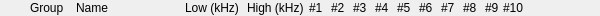
<?xml version="1.0" encoding="UTF-8"?>
<ui version="4.0">
 <class>FormBandDecoderTitle</class>
 <widget class="QWidget" name="FormBandDecoderTitle">
  <property name="geometry">
   <rect>
    <x>0</x>
    <y>0</y>
    <width>600</width>
    <height>16</height>
   </rect>
  </property>
  <property name="sizePolicy">
   <sizepolicy hsizetype="Fixed" vsizetype="Fixed">
    <horstretch>0</horstretch>
    <verstretch>0</verstretch>
   </sizepolicy>
  </property>
  <property name="minimumSize">
   <size>
    <width>600</width>
    <height>16</height>
   </size>
  </property>
  <property name="maximumSize">
   <size>
    <width>600</width>
    <height>25</height>
   </size>
  </property>
  <property name="windowTitle">
   <string>Form</string>
  </property>
  <layout class="QHBoxLayout" name="horizontalLayout">
   <property name="spacing">
    <number>2</number>
   </property>
   <property name="leftMargin">
    <number>0</number>
   </property>
   <property name="topMargin">
    <number>0</number>
   </property>
   <property name="rightMargin">
    <number>0</number>
   </property>
   <property name="bottomMargin">
    <number>0</number>
   </property>
   <item>
    <spacer name="horizontalSpacer_2">
     <property name="orientation">
      <enum>Qt::Horizontal</enum>
     </property>
     <property name="sizeType">
      <enum>QSizePolicy::Fixed</enum>
     </property>
     <property name="sizeHint" stdset="0">
      <size>
       <width>30</width>
       <height>20</height>
      </size>
     </property>
    </spacer>
   </item>
   <item>
    <widget class="QLabel" name="labelGroup">
     <property name="sizePolicy">
      <sizepolicy hsizetype="Fixed" vsizetype="Fixed">
       <horstretch>0</horstretch>
       <verstretch>0</verstretch>
      </sizepolicy>
     </property>
     <property name="minimumSize">
      <size>
       <width>44</width>
       <height>0</height>
      </size>
     </property>
     <property name="maximumSize">
      <size>
       <width>44</width>
       <height>16777215</height>
      </size>
     </property>
     <property name="text">
      <string>Group</string>
     </property>
     <property name="alignment">
      <set>Qt::AlignLeading|Qt::AlignLeft|Qt::AlignVCenter</set>
     </property>
    </widget>
   </item>
   <item>
    <widget class="QLabel" name="labelName">
     <property name="sizePolicy">
      <sizepolicy hsizetype="Fixed" vsizetype="Fixed">
       <horstretch>0</horstretch>
       <verstretch>0</verstretch>
      </sizepolicy>
     </property>
     <property name="minimumSize">
      <size>
       <width>107</width>
       <height>0</height>
      </size>
     </property>
     <property name="maximumSize">
      <size>
       <width>107</width>
       <height>16777215</height>
      </size>
     </property>
     <property name="text">
      <string>Name</string>
     </property>
     <property name="alignment">
      <set>Qt::AlignLeading|Qt::AlignLeft|Qt::AlignVCenter</set>
     </property>
    </widget>
   </item>
   <item>
    <widget class="QLabel" name="labelFreqLow">
     <property name="sizePolicy">
      <sizepolicy hsizetype="Fixed" vsizetype="Fixed">
       <horstretch>0</horstretch>
       <verstretch>0</verstretch>
      </sizepolicy>
     </property>
     <property name="minimumSize">
      <size>
       <width>60</width>
       <height>0</height>
      </size>
     </property>
     <property name="maximumSize">
      <size>
       <width>60</width>
       <height>16777215</height>
      </size>
     </property>
     <property name="text">
      <string>Low (kHz)</string>
     </property>
     <property name="alignment">
      <set>Qt::AlignLeading|Qt::AlignLeft|Qt::AlignVCenter</set>
     </property>
    </widget>
   </item>
   <item>
    <widget class="QLabel" name="labelFreqHigh">
     <property name="sizePolicy">
      <sizepolicy hsizetype="Fixed" vsizetype="Fixed">
       <horstretch>0</horstretch>
       <verstretch>0</verstretch>
      </sizepolicy>
     </property>
     <property name="minimumSize">
      <size>
       <width>57</width>
       <height>0</height>
      </size>
     </property>
     <property name="maximumSize">
      <size>
       <width>57</width>
       <height>16777215</height>
      </size>
     </property>
     <property name="text">
      <string>High (kHz)</string>
     </property>
     <property name="alignment">
      <set>Qt::AlignLeading|Qt::AlignLeft|Qt::AlignVCenter</set>
     </property>
    </widget>
   </item>
   <item>
    <spacer name="horizontalSpacer">
     <property name="orientation">
      <enum>Qt::Horizontal</enum>
     </property>
     <property name="sizeType">
      <enum>QSizePolicy::Fixed</enum>
     </property>
     <property name="sizeHint" stdset="0">
      <size>
       <width>3</width>
       <height>13</height>
      </size>
     </property>
    </spacer>
   </item>
   <item>
    <widget class="QLabel" name="labelOutput1">
     <property name="sizePolicy">
      <sizepolicy hsizetype="Fixed" vsizetype="Fixed">
       <horstretch>0</horstretch>
       <verstretch>0</verstretch>
      </sizepolicy>
     </property>
     <property name="minimumSize">
      <size>
       <width>20</width>
       <height>0</height>
      </size>
     </property>
     <property name="maximumSize">
      <size>
       <width>20</width>
       <height>16777215</height>
      </size>
     </property>
     <property name="text">
      <string>#1</string>
     </property>
     <property name="alignment">
      <set>Qt::AlignLeading|Qt::AlignLeft|Qt::AlignVCenter</set>
     </property>
    </widget>
   </item>
   <item>
    <widget class="QLabel" name="labelOutput2">
     <property name="sizePolicy">
      <sizepolicy hsizetype="Fixed" vsizetype="Fixed">
       <horstretch>0</horstretch>
       <verstretch>0</verstretch>
      </sizepolicy>
     </property>
     <property name="minimumSize">
      <size>
       <width>20</width>
       <height>0</height>
      </size>
     </property>
     <property name="maximumSize">
      <size>
       <width>20</width>
       <height>16777215</height>
      </size>
     </property>
     <property name="text">
      <string>#2</string>
     </property>
     <property name="alignment">
      <set>Qt::AlignLeading|Qt::AlignLeft|Qt::AlignVCenter</set>
     </property>
    </widget>
   </item>
   <item>
    <widget class="QLabel" name="labelOutput3">
     <property name="sizePolicy">
      <sizepolicy hsizetype="Fixed" vsizetype="Fixed">
       <horstretch>0</horstretch>
       <verstretch>0</verstretch>
      </sizepolicy>
     </property>
     <property name="minimumSize">
      <size>
       <width>20</width>
       <height>0</height>
      </size>
     </property>
     <property name="maximumSize">
      <size>
       <width>20</width>
       <height>16777215</height>
      </size>
     </property>
     <property name="text">
      <string>#3</string>
     </property>
     <property name="alignment">
      <set>Qt::AlignLeading|Qt::AlignLeft|Qt::AlignVCenter</set>
     </property>
    </widget>
   </item>
   <item>
    <widget class="QLabel" name="labelOutput4">
     <property name="sizePolicy">
      <sizepolicy hsizetype="Fixed" vsizetype="Fixed">
       <horstretch>0</horstretch>
       <verstretch>0</verstretch>
      </sizepolicy>
     </property>
     <property name="minimumSize">
      <size>
       <width>20</width>
       <height>0</height>
      </size>
     </property>
     <property name="maximumSize">
      <size>
       <width>20</width>
       <height>16777215</height>
      </size>
     </property>
     <property name="text">
      <string>#4</string>
     </property>
     <property name="alignment">
      <set>Qt::AlignLeading|Qt::AlignLeft|Qt::AlignVCenter</set>
     </property>
    </widget>
   </item>
   <item>
    <widget class="QLabel" name="labelOutput5">
     <property name="sizePolicy">
      <sizepolicy hsizetype="Fixed" vsizetype="Fixed">
       <horstretch>0</horstretch>
       <verstretch>0</verstretch>
      </sizepolicy>
     </property>
     <property name="minimumSize">
      <size>
       <width>20</width>
       <height>0</height>
      </size>
     </property>
     <property name="maximumSize">
      <size>
       <width>20</width>
       <height>16777215</height>
      </size>
     </property>
     <property name="text">
      <string>#5</string>
     </property>
     <property name="alignment">
      <set>Qt::AlignLeading|Qt::AlignLeft|Qt::AlignVCenter</set>
     </property>
    </widget>
   </item>
   <item>
    <widget class="QLabel" name="labelOutput6">
     <property name="sizePolicy">
      <sizepolicy hsizetype="Fixed" vsizetype="Fixed">
       <horstretch>0</horstretch>
       <verstretch>0</verstretch>
      </sizepolicy>
     </property>
     <property name="minimumSize">
      <size>
       <width>20</width>
       <height>0</height>
      </size>
     </property>
     <property name="maximumSize">
      <size>
       <width>20</width>
       <height>16777215</height>
      </size>
     </property>
     <property name="text">
      <string>#6</string>
     </property>
     <property name="alignment">
      <set>Qt::AlignLeading|Qt::AlignLeft|Qt::AlignVCenter</set>
     </property>
    </widget>
   </item>
   <item>
    <widget class="QLabel" name="labelOutput7">
     <property name="sizePolicy">
      <sizepolicy hsizetype="Fixed" vsizetype="Fixed">
       <horstretch>0</horstretch>
       <verstretch>0</verstretch>
      </sizepolicy>
     </property>
     <property name="minimumSize">
      <size>
       <width>20</width>
       <height>0</height>
      </size>
     </property>
     <property name="maximumSize">
      <size>
       <width>20</width>
       <height>16777215</height>
      </size>
     </property>
     <property name="text">
      <string>#7</string>
     </property>
     <property name="alignment">
      <set>Qt::AlignLeading|Qt::AlignLeft|Qt::AlignVCenter</set>
     </property>
    </widget>
   </item>
   <item>
    <widget class="QLabel" name="labelOutput8">
     <property name="sizePolicy">
      <sizepolicy hsizetype="Fixed" vsizetype="Fixed">
       <horstretch>0</horstretch>
       <verstretch>0</verstretch>
      </sizepolicy>
     </property>
     <property name="minimumSize">
      <size>
       <width>20</width>
       <height>0</height>
      </size>
     </property>
     <property name="maximumSize">
      <size>
       <width>20</width>
       <height>16777215</height>
      </size>
     </property>
     <property name="text">
      <string>#8</string>
     </property>
     <property name="alignment">
      <set>Qt::AlignLeading|Qt::AlignLeft|Qt::AlignVCenter</set>
     </property>
    </widget>
   </item>
   <item>
    <widget class="QLabel" name="labelOutput9">
     <property name="sizePolicy">
      <sizepolicy hsizetype="Fixed" vsizetype="Fixed">
       <horstretch>0</horstretch>
       <verstretch>0</verstretch>
      </sizepolicy>
     </property>
     <property name="minimumSize">
      <size>
       <width>16</width>
       <height>0</height>
      </size>
     </property>
     <property name="maximumSize">
      <size>
       <width>16</width>
       <height>16777215</height>
      </size>
     </property>
     <property name="text">
      <string>#9</string>
     </property>
     <property name="alignment">
      <set>Qt::AlignLeading|Qt::AlignLeft|Qt::AlignVCenter</set>
     </property>
    </widget>
   </item>
   <item>
    <widget class="QLabel" name="labelOutput10">
     <property name="sizePolicy">
      <sizepolicy hsizetype="Fixed" vsizetype="Fixed">
       <horstretch>0</horstretch>
       <verstretch>0</verstretch>
      </sizepolicy>
     </property>
     <property name="minimumSize">
      <size>
       <width>20</width>
       <height>0</height>
      </size>
     </property>
     <property name="maximumSize">
      <size>
       <width>20</width>
       <height>16777215</height>
      </size>
     </property>
     <property name="text">
      <string>#10</string>
     </property>
     <property name="alignment">
      <set>Qt::AlignLeading|Qt::AlignLeft|Qt::AlignVCenter</set>
     </property>
    </widget>
   </item>
   <item>
    <spacer name="horizontalSpacer2">
     <property name="orientation">
      <enum>Qt::Horizontal</enum>
     </property>
     <property name="sizeType">
      <enum>QSizePolicy::Expanding</enum>
     </property>
     <property name="sizeHint" stdset="0">
      <size>
       <width>55</width>
       <height>13</height>
      </size>
     </property>
    </spacer>
   </item>
  </layout>
 </widget>
 <resources/>
 <connections/>
</ui>
